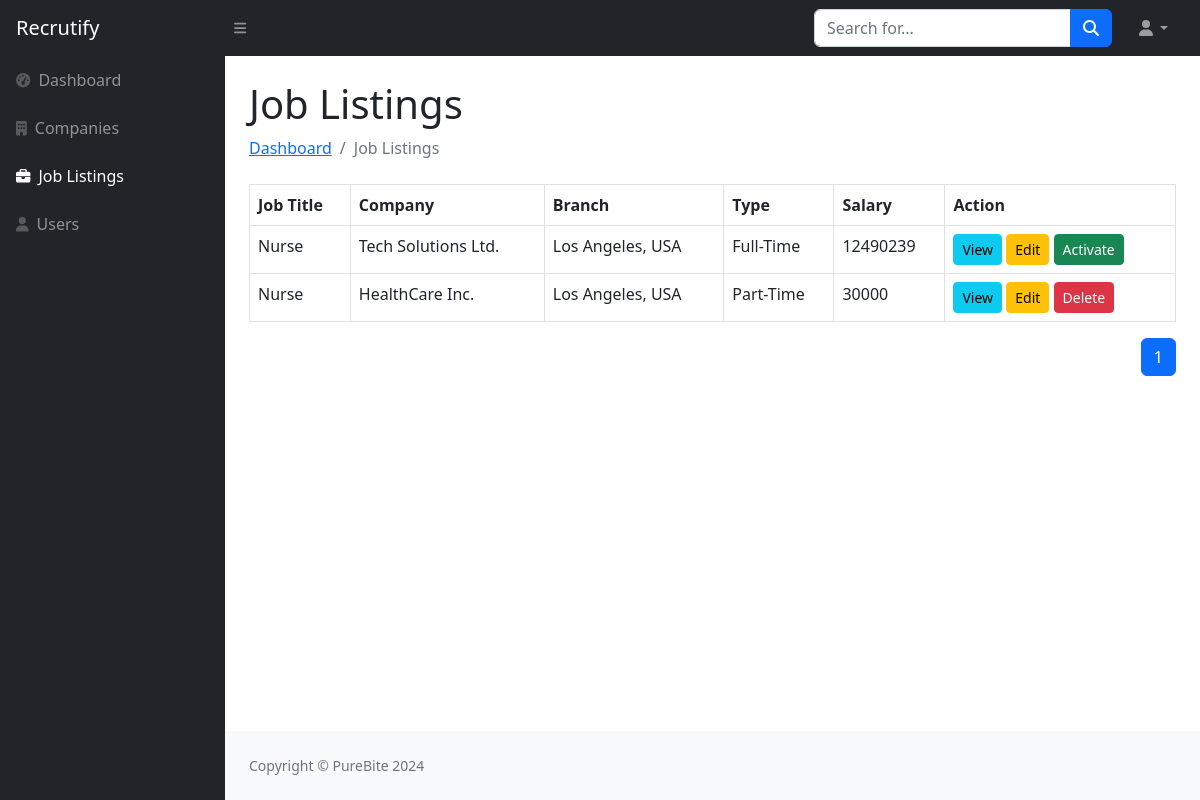
Screenshot of /admin/job-listings.php with the database file from the repository.
### tables this page shows
CREATE TABLE `job_list_tbl` (
  `Job_Id` int NOT NULL,
  `Posted_By` int NOT NULL,
  `Title` varchar(50) NOT NULL,
  `Posted_Time` datetime NOT NULL,
  `Description` varchar(1000) NOT NULL,
  `Company_Id` int NOT NULL,
  `Branch_Id` int NOT NULL,
  `Type` enum('Full-Time','Part-Time','Contract') NOT NULL,
  `Requirements` text NOT NULL,
  `Benefits` text NOT NULL,
  `Salary` int NOT NULL,
  `Image` text NOT NULL,
  `Is_Internship` tinyint(1) NOT NULL DEFAULT '0',
  `Status` enum('Active','Deleted') DEFAULT 'Active'
);

CREATE TABLE `company_tbl` (
  `Company_Id` int NOT NULL,
  `Posted_by` int NOT NULL DEFAULT '6',
  `Name` varchar(50) NOT NULL,
  `Description` varchar(5000) NOT NULL,
  `Business_Stream` varchar(100) NOT NULL,
  `Establishment_Year` year NOT NULL,
  `Website` varchar(50) NOT NULL,
  `Phone` varchar(20) NOT NULL,
  `Email` varchar(50) NOT NULL,
  `Logo` text NOT NULL,
  `Main_Branch_Id` int DEFAULT NULL
);

### admin/job-listings.php (the view, shortened to what this page needs)
<?php
include("sidebar.php");
$search = isset($_GET['search']) ? mysqli_real_escape_string($con, $_GET['search']) : '';
$page = isset($_GET['page']) ? max(1, (int)$_GET['page']) : 1;
$limit = 10;
$offset = ($page - 1) * $limit;
$whereClause = !empty($search) ? "WHERE jl.Title LIKE '%$search%' OR c.Name LIKE '%$search%' OR b.City LIKE '%$search%'" : '';
$query = "
    SELECT
        jl.*,
        c.Name AS Company_Name,
        CONCAT(b.City, ', ', b.Country) AS Branch_Address,
        u.Name AS Posted_By
    FROM job_list_tbl jl
    INNER JOIN company_tbl c ON jl.Company_Id = c.Company_Id
    INNER JOIN branch_tbl b ON jl.Branch_Id = b.Branch_Id
    INNER JOIN users_tbl u ON jl.Posted_By = u.User_Id
    $whereClause
    ORDER BY jl.Posted_Time DESC
    LIMIT $limit OFFSET $offset
";
$result = mysqli_query($con, $query);
?>
<div id="layoutSidenav_content">
    <div class="container-fluid px-4">
        <h1 class="mt-4">Job Listings</h1>
        <ol class="breadcrumb mb-4">
            <li class="breadcrumb-item"><a href="index.php">Dashboard</a></li>
            <li class="breadcrumb-item active">Job Listings</li>
        </ol>
            <div class="card-body">
                <?php if ($result && mysqli_num_rows($result) > 0) { ?>
                    <table class="table table-bordered">
                        <thead>
                            <tr>
                                <th>Job Title</th>
                                <th>Company</th>
                                <th>Branch</th>
                                <th>Type</th>
                                <th>Salary</th>
                                <th>Action</th>
                            </tr>
                        </thead>
                        <tbody>
                            <?php while ($job = mysqli_fetch_assoc($result)) { ?>
                                <tr>
                                    <td><?= htmlspecialchars($job['Title']); ?></td>
                                    <td><?= htmlspecialchars($job['Company_Name']); ?></td>
                                    <td><?= htmlspecialchars($job['Branch_Address']); ?></td>
                                    <td><?= htmlspecialchars($job['Type']); ?></td>
                                    <td><?= htmlspecialchars($job['Salary']); ?></td>
                                    <td>
                                        <a href="view-job.php?job_id=<?= $job['Job_Id']; ?>" class="btn btn-info btn-sm">View</a>
                                        <a href="edit-job.php?job_id=<?= $job['Job_Id']; ?>" class="btn btn-warning btn-sm">Edit</a>
                                        <?php if ($job['Status'] === 'Deleted') { ?>
                                            <a href="activate-job.php?job_id=<?= $job['Job_Id']; ?>" class="btn btn-success btn-sm" onclick="return confirm('Are you sure you want to make this job active again?');">Activate</a>
                                        <?php } else { ?>
                                            <a href="delete-job.php?job_id=<?= $job['Job_Id']; ?>" class="btn btn-danger btn-sm" onclick="return confirm('Are you sure you want to delete this job?');">Delete</a>
                                        <?php } ?>
                                    </td>
                                </tr>
                            <?php } ?>
                        </tbody>
                    </table>
                    <?php include "common/pagination.php"; ?>
                <?php } else { ?>
                    <p class="text-danger">No job listings available at the moment.</p>
                <?php } ?>
            </div>
    </div>
<?php include("footer.php"); ?>

### rows the page displays
job_list_tbl: Title "Nurse", Company_Id.Name "Tech Solutions Ltd.", Branch_Address "Los Angeles, USA", Type "Full-Time", Salary "12490239"
job_list_tbl: Title "Nurse", Company_Id.Name "HealthCare Inc.", Branch_Address "Los Angeles, USA", Type "Part-Time", Salary "30000"
